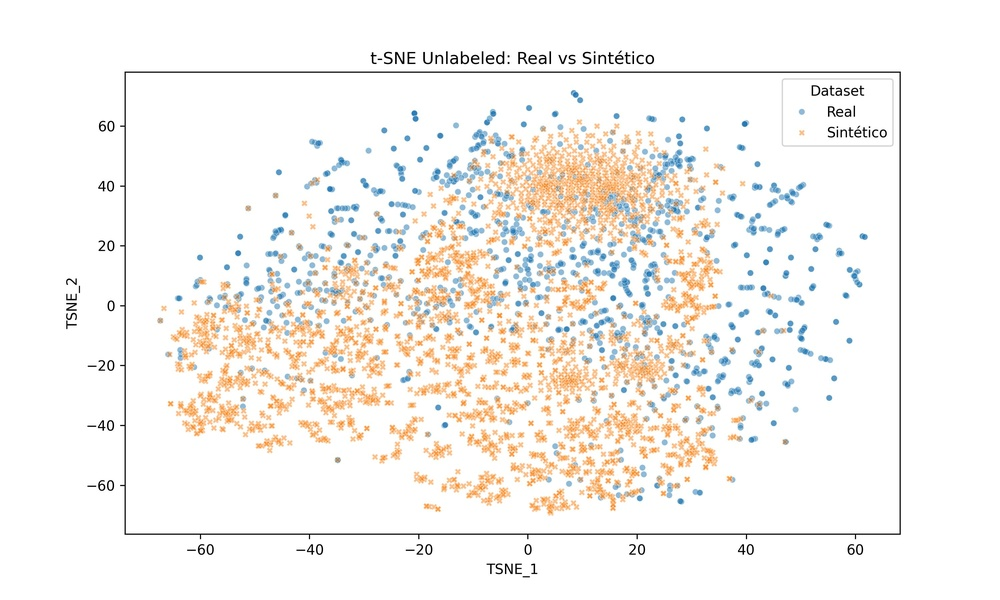
#> input picture projetos/GenHAR/tests/all/images/KuHarNone_diffusion_unet1d_tsne.jpg, 1000 x 600 px, shrunk from 3000 x 1800 before the run, found by its file name; its folder holds 4 pictures in this run
$ python compare.py
#> lines starting #> are read from the running program, lines starting #| are printed output that depends on the picture
import os
import matplotlib.pyplot as plt
from PIL import Image

def load_images_in_grid(datasets, models, result_path, save_file_name):
#> called with result_path = 'tests/all/images', save_file_name = 'tsne_comparison_matrix'
    image_paths = []

    # Gerar os caminhos das imagens baseado nos datasets e modelos
    for dataset in datasets:
        for model in models:
            image_name = f'{dataset}_{model}_tsne.jpg'
            image_path = os.path.join(result_path, image_name)
            if os.path.exists(image_path):
                image_paths.append((image_path, dataset, model))
            else:
                print(f'Warning: {image_name} not found in {result_path}')

    # Calcular o número total de imagens
    total_images = len(image_paths)

    if total_images == 0:
        print("No images found.")
        return

    # Calcular o grid (número de linhas e colunas) com base no número de datasets e modelos
    cols = len(datasets)  # Número de colunas será o número de datasets
    rows = len(models)    # Número de linhas será o número de modelos

    # Criar a figura
    fig, axs = plt.subplots(rows, cols, figsize=(cols * 4, rows * 3))  # Aumentar o tamanho da figura

    # Remover qualquer espaçamento extra entre os subplots
    plt.subplots_adjust(wspace=0.1, hspace=0.1)

    # Adicionar título superior (nomes dos datasets) na parte superior da figura
    for col in range(cols):
        axs[0, col].set_title(datasets[col], fontsize=14, pad=5)  # Aumentar o tamanho da fonte

    # Adicionar texto dos modelos nas filas
    for row in range(rows):
        axs[row, 0].text(-0.2, 0.5, models[row], fontsize=10, ha='right', va='center', transform=axs[row, 0].transAxes)  # Ajustar a posição e o tamanho do texto

    # Iterar sobre os caminhos das imagens e exibir cada uma no subplot correspondente
    for i, (image_path, dataset, model) in enumerate(image_paths):
        # Carregar a imagem
        img = Image.open(image_path)
#> img is the input picture: PIL image 1000x600 RGB; mean R, G, B 246.4, 243.9, 240.3

        # Calcular a posição da imagem na grade
        row = models.index(model)
        col = datasets.index(dataset)

        # Exibir a imagem no subplot correspondente
        axs[row, col].imshow(img)
        axs[row, col].axis('off')  # Remover os eixos

    # Caso haja subplots a mais que não são usados, removê-los
    for j in range(total_images, rows * cols):
        fig.delaxes(axs.flatten()[j])
#> this loop made 2 passes
#> j on passes 1 to 2: 4, 5


    save_path = os.path.join(result_path, save_file_name + '.png')
    plt.savefig(save_path, dpi=300, bbox_inches='tight')
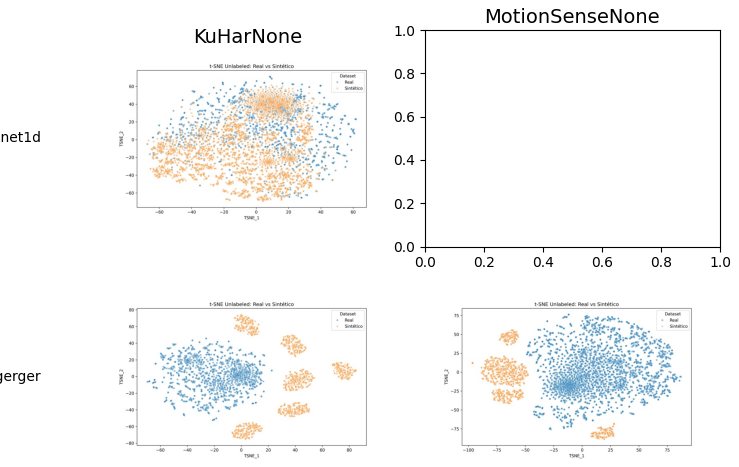
#> figure drawn by matplotlib, 3 panels
    plt.close(fig)


# Exemplo de uso
datasets = ['KuHarNone', 'MotionSenseNone']  # Exemplo de datasets
models = ['diffusion_unet1d','Doppelgangerger', 'timeganpt']  # Exemplo de modelos
result_path = 'tests/all/images'  # Caminho onde as imagens estão armazenadas

# Chamar a função para carregar as imagens e exibi-las em uma matriz ajustável
load_images_in_grid(datasets, models, result_path=result_path, save_file_name='tsne_comparison_matrix')
